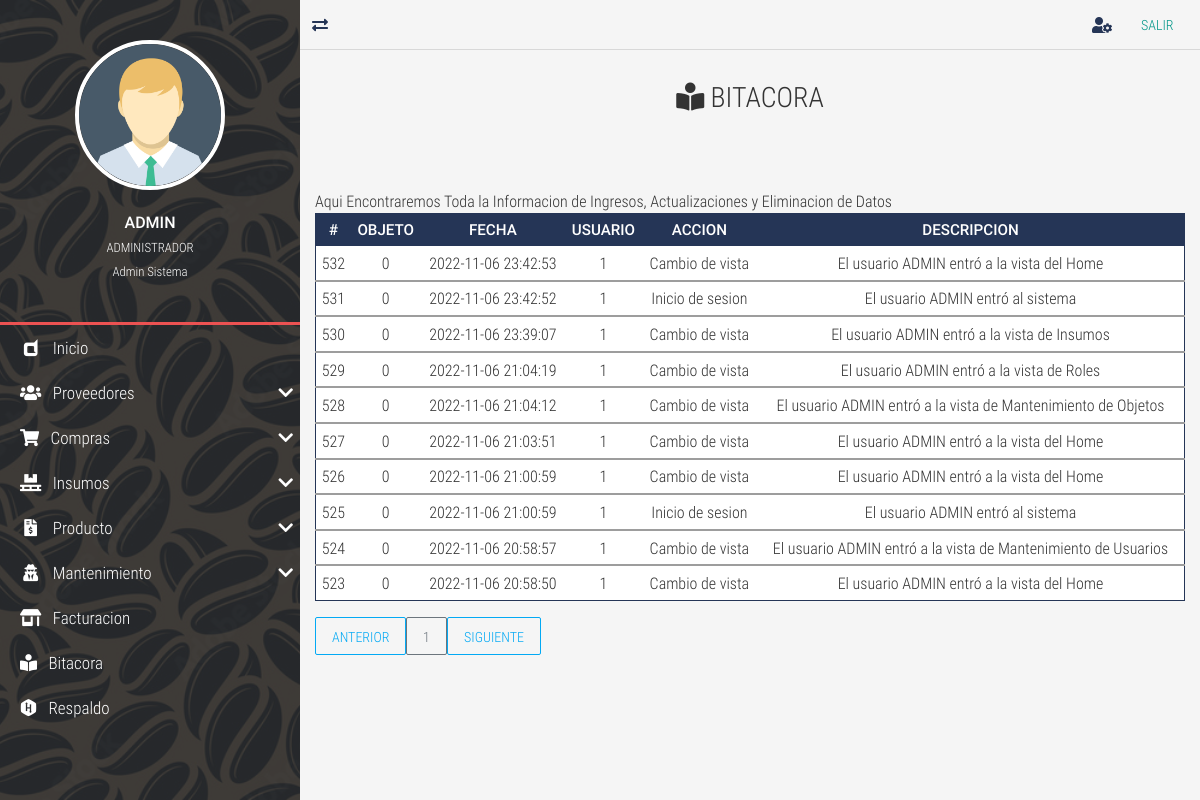
/bitacora/ (signed in), run on an earlier commit of the app's database.
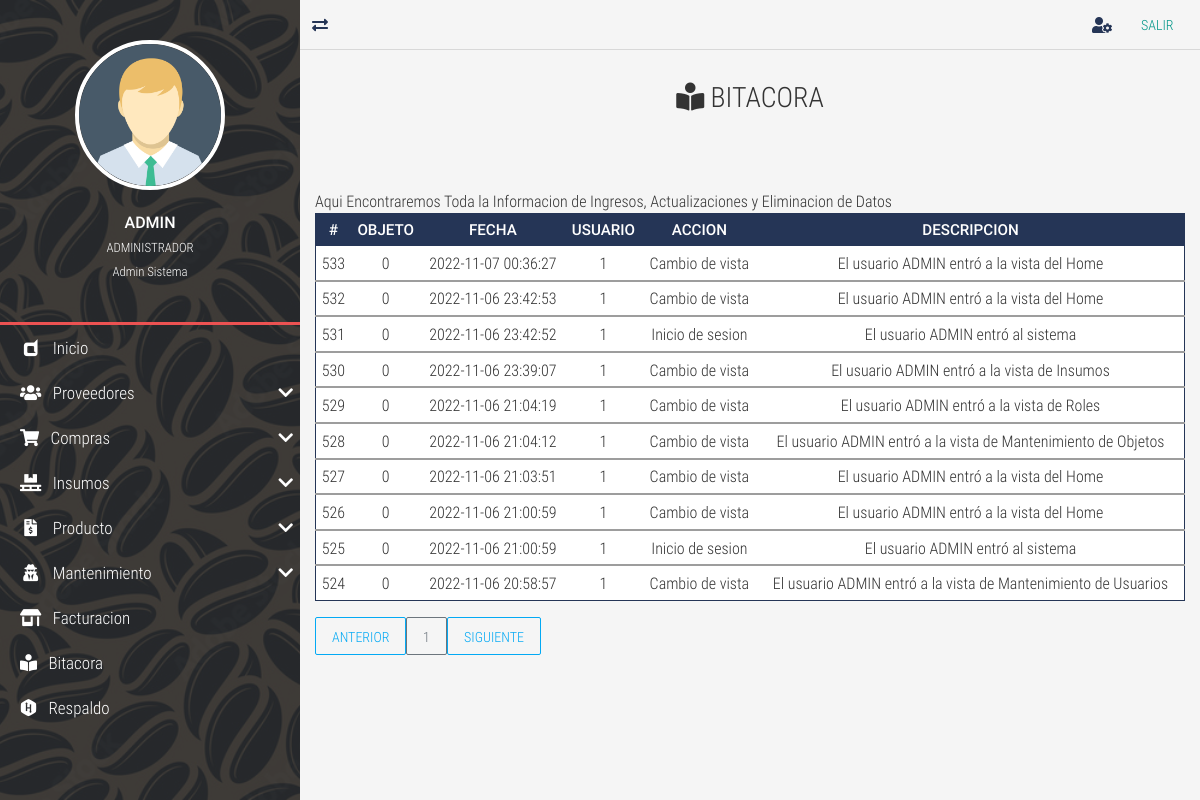
And on a later commit of the database.
### tables this page shows
CREATE TABLE `TBL_bitacora` (
  `id_bitacora` int NOT NULL AUTO_INCREMENT,
  `id_objeto` int DEFAULT NULL,
  `fecha` datetime NOT NULL,
  `id_usuario` int DEFAULT NULL,
  `accion` tinytext NOT NULL COMMENT 'accion realizada si es un ingreso nuevo, actualizacion. eliminacion o una consulta.',
  `descripcion` text,
  PRIMARY KEY (`id_bitacora`),
  KEY `FK_TBL_bitacora_TBL_usuarios` (`id_usuario`),
  CONSTRAINT `FK_TBL_bitacora_TBL_usuarios` FOREIGN KEY (`id_usuario`) REFERENCES `TBL_usuarios` (`id_usuario`)
);

### controladores/vistasControlador.php (called while the page is built)
<?php
	require_once "./modelos/vistasModelo.php";
	class vistasControlador extends vistasModelo{
		public function obtener_plantilla_controlador(){
			return require_once "./vistas/plantilla.php";
		}
		public function obtener_vistas_controlador(){
			if(isset($_GET['views'])){
				$ruta=explode("/", $_GET['views']);
				$respuesta=vistasModelo::obtener_vistas_modelo($ruta[0]);
			}else{
				$respuesta="login";
			}
			return $respuesta;
		}
	}

### index.php (called while the page is built, shortened)
<?php
	require_once "./controladores/vistasControlador.php";
	$plantilla = new vistasControlador();
	$plantilla->obtener_plantilla_controlador();

### modelos/vistasModelo.php (called while the page is built, shortened)
<?php
	class vistasModelo{
		protected static function obtener_vistas_modelo($vistas){
			$listaBlanca=["respaldo","rsp","bitacora","prueba","proveedor-list","proveedor-new","proveedor-update","client-update","company"
			,"home","insumos-list","insumos-new","insumos-update","objetos-list","objetos-new","objetos-update","inventario-list","reservation-list","reservation-new",
			"reservation-pending","reservation-search","reservation-update","user-list","rol-list","permisos-list",
			"reservation-reservation","user-new","user-search","user-update","salir","compra-list","compra-new","compra-search","compra-detalle"];
			if(in_array($vistas, $listaBlanca)){
				if(is_file("./vistas/contenidos/".$vistas."-view.php")){
					$contenido="./vistas/contenidos/".$vistas."-view.php";
				}else{
					$contenido="404";
				}
			}elseif($vistas=="login" || $vistas=="index" || $vistas=="prueba" || $vistas=="rec-correo" || $vistas=="rec-preguntas" || $vistas=="cambiocontrasena"
			|| $vistas=="primer-ingreso" || $vistas=="verifica-codigo" || $vistas=="autoregistro" || $vistas=="preguntasusuario"){
				$contenido="login";
			}else{
				$contenido="404";
			}
			return $contenido;
		}
	}

### vistas/contenidos/bitacora-view.php (the view)
<div class="full-box page-header">
	<h3 class="text-center">
		<i class="fas fa-book-reader"></i> BITACORA
	</h3>
</div>
<div class="container-fluid">
	<div class="table-responsive">
    <caption>Aqui Encontraremos Toda la Informacion de Ingresos, Actualizaciones y  Eliminacion de Datos</caption>
	<table class="table table-dark table-sm" id="tblDatos">
		<thead>
			<tr class="text-center roboto-medium">
				<th>#</th>
				<th>OBJETO</th>
				<th>FECHA</th>
				<th>USUARIO</th>
				<th>ACCION</th>
				<th>DESCRIPCION</th>
			</tr>
		</thead>
		<?php
			include ("./cone.php");
			$sql="SELECT * FROM TBL_bitacora WHERE id_bitacora ORDER BY id_bitacora DESC ";
			$result=mysqli_query($conexion,$sql);
			while($mostrar=mysqli_fetch_assoc ($result)){
		?>
				<tbody>
					<tr class="text-center" >
						<td><?php echo $mostrar['id_bitacora']?></td>
						<td><?php echo $mostrar['id_objeto']?></td>
						<td><?php echo $mostrar['fecha']?></td>
						<td><?php echo $mostrar['id_usuario']?></td>
						<td><?php echo $mostrar['accion']?></td>
						<td><?php echo $mostrar['descripcion']?></td>
					</tr>
				</tbody>
		<?php
			}
		?>
	</table>
	<div id="paginador" class=""></div>

### vistas/plantilla.php (shortened to what this page needs)
<!DOCTYPE html>
<html lang="es">
<head>
	<?php include "./vistas/inc/Link.php"; ?>
</head>
<body>
	<?php
		require_once "./controladores/vistasControlador.php";
		$IV = new vistasControlador();
		$vistas=$IV->obtener_vistas_controlador();
		if($vistas=="login" || $vistas=="404" || $vistas=="olvido-contrasena" || $vistas=="rec-correo" || $vistas=="rec-preguntas" || $vistas=="cambiocontrasena"
		 || $vistas=="primer-ingreso" || $vistas=="verifica-codigo" || $vistas=="autoregistro" || $vistas=="preguntasusuario" ){
			require_once "./vistas/contenidos/".$vistas."-view.php";
		}else{
			require_once './controladores/loginControlador.php';
	?>
	<main class="full-box main-container">
		<?php include "./vistas/inc/NavLateral.php"; ?>
		<section class="full-box page-content">
			<?php
				include "./vistas/inc/NavBar.php";
				include  $vistas;
			?>
		</section>
	</main>
	<?php
		}
	?>
</body>
</html>

### vistas/inc/Link.php (shortened to what this page needs)
<link rel="stylesheet" href="<?php echo SERVERURL; ?>vistas/css/normalize.css">
<link rel="stylesheet" href="<?php echo SERVERURL; ?>vistas/css/bootstrap.min.css">
<link rel="stylesheet" href="<?php echo SERVERURL; ?>vistas/css/bootstrap-material-design.min.css">
<link rel="stylesheet" href="<?php echo SERVERURL; ?>vistas/css/all.css">
<link rel="stylesheet" href="<?php echo SERVERURL; ?>vistas/css/sweetalert2.min.css">
<link rel="stylesheet" href="<?php echo SERVERURL; ?>vistas/css/jquery.mCustomScrollbar.css">
<link rel="stylesheet" href="<?php echo SERVERURL; ?>vistas/css/style.css">
<link rel="stylesheet" href="<?php echo SERVERURL; ?>vistas/css/estilos-login.css">

### vistas/inc/NavLateral.php (shortened to what this page needs)
<section class="full-box nav-lateral">
	<div class="full-box nav-lateral-content">
		<figure class="full-box nav-lateral-avatar">
			<img src="<?php echo SERVERURL; ?>vistas/assets/avatar/Avatar.png" class="img-fluid" alt="Avatar">
			<figcaption class="roboto-medium text-center">
				<?php echo $_SESSION['usuario_login']?>
				<br><small class="roboto-condensed-light"><?php echo $_SESSION['nombre_usuario']?> </small>
				<br><small class="roboto-condensed-light"><?php echo $_SESSION['rol']?> </small>
			</figcaption>
		</figure>
		<div class="full-box nav-lateral-bar"></div>
		<nav class="full-box nav-lateral-menu">
			<ul>
			<?php
			if($_SESSION['rol']=='Admin Sistema'){
				?>
				<li>
					<a href="<?php echo SERVERURL; ?>home/"><i class="fab fa-dashcube fa-fw"></i> &nbsp; Inicio</a>
				</li>
				<li>
					<a href="#" class="nav-btn-submenu"><i class="fas fa-users fa-fw"></i> &nbsp; Proveedores <i class="fas fa-chevron-down"></i></a>
				</li>
				<li>
					<a href="#" class="nav-btn-submenu"><i class="fas fa-shopping-cart"></i></i> &nbsp; Compras <i class="fas fa-chevron-down"></i></a>
				</li>
				<li>
					<a href="#" class="nav-btn-submenu"><i class="fas fa-pallet fa-fw"></i> &nbsp; Insumos <i class="fas fa-chevron-down"></i></a>
				</li>
				<li>
					<a href="#" class="nav-btn-submenu"><i class="fas fa-file-invoice-dollar fa-fw"></i> &nbsp; Producto <i class="fas fa-chevron-down"></i></a>
				</li>
				<li>
					<a href="#" class="nav-btn-submenu"><i class="fas  fa-user-secret fa-fw"></i> &nbsp; Mantenimiento <i class="fas fa-chevron-down"></i></a>
				</li>
				<li>
					<a href="<?php echo SERVERURL; ?>company/"><i class="fas fa-store-alt fa-fw"></i> &nbsp; Facturacion</a>
				</li>
				<li>
					<a href="<?php echo SERVERURL; ?>bitacora/"><i class="fas fa-book-reader"></i> &nbsp; Bitacora</a>
				</li>
				<li>
					<a href="<?php echo SERVERURL; ?>respaldo/"><i class="fab fa-hackerrank"></i></i> &nbsp; Respaldo</a>
				</li>
				<?php
				}?>
			</ul>
		</nav>
	</div>
</section>

### vistas/inc/NavBar.php
<nav class="full-box navbar-info">
	<a href="#" class="float-left show-nav-lateral">
		<i class="fas fa-exchange-alt"></i>
	</a>
	<a href="<?php echo SERVERURL; ?>user-update/">
		<i class="fas fa-user-cog"></i>
	</a>
	<a href="<?php echo SERVERURL?>salir/"><button type="button"
	class="btn btn-primary">Salir</button></a>
</nav>

### vistas/css/all.css (style rules this page uses)
.fa, .fas, .far, .fal, .fab { -moz-osx-font-smoothing: grayscale; -webkit-font-smoothing: antialiased; display: inline-block; font-style: normal; font-variant: normal; text-rendering: auto; line-height: 1; }
.fa-fw { text-align: center; width: 1.25em; }
.fa-book-reader:before { content: "\f5da"; }
.fa-chevron-down:before { content: "\f078"; }
.fa-dashcube:before { content: "\f210"; }
.fa-exchange-alt:before { content: "\f362"; }
.fa-file-invoice-dollar:before { content: "\f571"; }
.fa-hackerrank:before { content: "\f5f7"; }
.fa-pallet:before { content: "\f482"; }
.fa-shopping-cart:before { content: "\f07a"; }
.fa-store-alt:before { content: "\f54f"; }
.fa-user-cog:before { content: "\f4fe"; }
.fa-user-secret:before { content: "\f21b"; }
.fa-users:before { content: "\f0c0"; }
.fab { font-family: 'Font Awesome 5 Brands'; }
.fa, .fas { font-family: 'Font Awesome 5 Free'; font-weight: 900; }

### vistas/css/style.css (style rules this page uses)
:root { --color-one: #F5F5F5; --color-two: #24292E; --color-three: #EC5252; --form-color: #14111A; --accent-color: #253556; --border-color: #D8D8D8; }
body,html { font-family: 'roboto_condensed_light'; width: 100vw; height: 100vh; background-color: var(--color-one); color: #333; font-size: 16px; }
.full-box { margin: 0; padding: 0; box-sizing: border-box; width: 100%; }
.page-header { padding: 30px 20px 60px 20px; }
.page-header > :nth-child(1) { padding-bottom: 7px; }
.table thead th { color: #FFF; }
.table tbody tr { color: #333; transition: all .2s ease-in-out; }
.table-dark, .table { background-color: #fff; }
.table-dark { border: 1px solid var(--accent-color); }
.table-dark thead tr { background-color: var(--accent-color); }
.table-dark td, .table-dark thead th, .table-dark th { border: none; }
.roboto-medium { font-family: 'roboto_medium_regular'; }
.roboto-condensed-light { font-family: 'roboto_condensed_light'; }
.main-container { height: 100%; position: absolute; top: 0; left: 0; overflow: hidden; }
.page-content, .nav-lateral { height: 100%; overflow: hidden; }
.page-content { position: relative; padding-left: 300px; transition: all .2s ease-in-out; padding-bottom: 20px; }
.nav-lateral { width: 300px; position: absolute; top: 0; left: 0; z-index: 1; transition: all .2s ease-in-out; background-image: url('../assets/img/adobe.jpg'); background-position: center center; background-size: cover; }
.nav-lateral-content { max-width: 300px; height: 100%; background-color: rgba(36, 41, 46, .8); }
.nav-lateral-bar { height: 3px; background-color: var(--color-three); }
.nav-lateral-avatar { padding: 40px 0; }
.nav-lateral-avatar img { width: 50%; margin: 0 auto; display: block; border: 4px solid #FFF; border-radius: 100%; }
.nav-lateral-avatar figcaption { margin-top: 20px; color: #FFF; }
.nav-lateral-menu { height: auto; }
.nav-lateral-menu ul { margin: 0; padding: 0; list-style: none; }
.nav-lateral-menu ul li { width: 100%; height: auto; }
.nav-lateral-menu ul li a { display: block; width: 100%; height: 45px; line-height: 45px; text-decoration: none; color: #FFF; font-size: 17px; box-sizing: border-box; padding-left: 20px; transition: all .2s ease-in-out; }
.nav-lateral-menu .fa-chevron-down, .nav-lateral-menu .fa-chevron-up { float: right; height: 45px; line-height: 45px; margin-right: 7px; transition: all .2s ease-in-out; }
.navbar-info { height: 50px; border-bottom: 1px solid var(--border-color); text-align: right; padding-right: 10px; }
.navbar-info a { color: var(--accent-color); height: 50px; min-width: 40px; text-align: center; line-height: 50px; display: inline-block; transition: all .2s ease-out; user-select: none; }

What changed in the data, as far as the page shows it:
no longer on this page (row unchanged): tbl_bitacora: id_bitacora "523", id_objeto "0", fecha "2022-11-06 20:58:50", id_usuario "1", accion "Cambio de vista", descripcion "El usuario ADMIN entró a la vista del Home"
added tbl_bitacora: id_bitacora "533", id_objeto "0", fecha "2022-11-07 00:36:27", id_usuario "1", accion "Cambio de vista", descripcion "El usuario ADMIN entró a la vista del Home"
